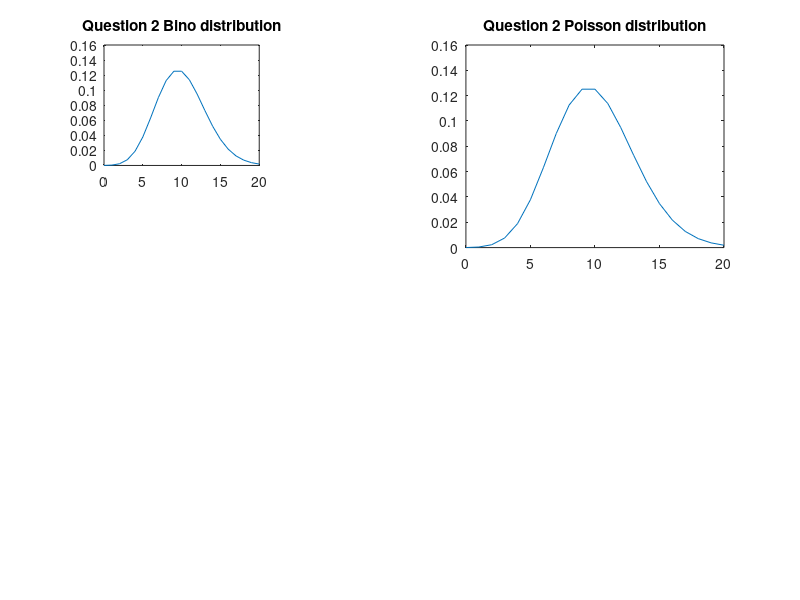

Here is the MATLAB script that generated this plot: (Note: this script raises an error after producing the figure.)

% Name:Gerrik Labra
% Student ID: 914076227
% Lab 4: The Poisson Distribution and RNA-Seq
% MAT/BIS 107, Spring 2021
% University of California, Davis

%% Instructions: Enter your answers below each corresponding question header.
% Your code should produce the necessary outputs and/or plots, depending
% on what each question requests. Wordy answers or explanations should be
% enterred as comments using the '%' symbol.
%% 
% Use MATLAB to draw1000samples of a Poisson random variable with the
% function poissrnd. Assume that lamda=10. What are the mean and variance of
% your 1000 samples?

lamda=10;
n=1000;
% Q1:
random_numbers_1=poissrnd(lamda,1,n);
RN_mean=mean(random_numbers_1);
RN_var=sum((random_numbers_1-RN_mean).^2)/(n-1);

answers.q1={RN_mean,RN_var};


%% 
% Use 𝑛=10,000 and 𝑝=0.001 to plot a Binomial distribution over
% 𝑘∈{0,1,...,20}.Then, plot a Poisson distribution with lambda=𝑛𝑝=10
% over the same interval. Do the two distributions agree?(Hint: Use
% binopdf(k,n,p)and poisspdf(k,lambda)to generate the points of the
% distributions)

n=10000;
p=0.001;
k=0:20;
% Q2:
GG=1;
y_1=binopdf(k,n,p);
y_2=poisspdf(k,n*p);
subplot(3,3,GG)
plot(k,y_1)
title("Question 2 Bino distribution");
GG=2;
subplot(2,2,GG)
plot(k,y_2)
title("Question 2 Poisson distribution");
GG=GG+1;

%They agree
%% 

% Let's assume that the input is a collection of ? ?RNA fragments from 𝐺
% different genes. Suppose that agene𝑖is responsible  for 𝑛$of  the total
% fragments. Further  assume  that all fragments produced by a gene i are
% of identical length ti.
%N=sum(ni*ti) where i=1:G

%Primer length =6, no less. t+1-primer_lenght places where primer can bind.

% Simulatean RNA-Seq experiment with the parameters from the prompt above: 
ti = [200 300 1000 500 450]; %5 genes, with unique lengths
ni = [5 3 5 7 10]; %Copy numbers of each gene/transcript
np= 200; %different primers to simulate
falloff=0.01;%Probability of polymerase falling off
plen = 6;
binding_sites = (ti+1-plen).*ni;
probs = binding_sites./sum(binding_sites);

% Sample transcripts that produce fragments
%binds = 1+sum(repmat(rand(1,np),length(ti),1)>repmat(cumsum(probs'),1,np),1);
%Length of the reverse-transcribedfragment is itself a random variable. We
%will assume that RT has probability 𝑝=0.01 of dropping off at each
%nucleotide, and subsequently that the length of a cDNA fragment is random
%variable 𝐿~Geom(𝑝).We will also need to constrain this length so that if
%the RT reaches the end of the original strand, elongation stops.

% Q3:
binds = 1+sum(repmat(rand(1,np),length(ti),1)>repmat(cumsum(probs'),1,np),1);
frags=zeros(np,3);
for i=1:length(binds)
   frags(i,1)=binds(i);
   t=ti(binds(i));
   nuc = randi(t-5); % Binding position
   frags(i, 2) = nuc;
   len = 6 + geornd(falloff);
   if (nuc+len)>t
       len = t-nuc;
   end
   frags(i,3) = len;
end
detected_frags_raw= frags(frags(:, 3) >=30);
counts_raw = hist(detected_frags_raw, 1:1:length(ti));
[counts, detected_frags]=rna_seq_sim(ti, ni, np);

answers.q3.a=counts
answers.q3.b=detected_frags


%% 
% Suppose that we wanted to compute the relative abundance of each gene.
% Because each gene has a different RNA fragment length, we need to account
% for the fact that longer RNA fragments will be primed more often than
% smaller fragments. Also recall that the entire length of an RNA fragment is
% not available for primer binding –the "effective length" of a gene 𝑖 is
% 𝑡i−5.Thus, the relative proportion of fragments from a particular gene
% 𝑖 is computed as:

%Q4:
p_gene=(counts./(ti-5))/(sum((counts./(ti-5))))
answers.q4=p_gene
%% 

% Q5: %The underlying relative abundance is on the same order of magnitude,
% and has a variance at the hundreths place. Its not exactly correct, but
% its a good estimate.

%% 
% Perform 1000 experiments using the parameters from above. Save the counts
% for the first gene (the gene with length 200) from each experiment and
% plot a histogram of the 1000 observations.
N=1000;
count_A=NaN(N,1);
%Q6:
for i=1:N
    [count_B, ~]=rna_seq_sim(ti, ni, np);
    count_A(i)=count_B(1);
end
subplot(2,2,GG)
hold on
histogram(count_A,'Normalization','pdf')
xlabel('counts')
title('Question 6 and 7')
GG=GG+1;
%% 

% Q7:;
mc=mean(count_A);
k=0:40;
plot(k,poisspdf(k,mc))
hold off
%% 

% Q8:
N=1000;
count_A=NaN(N,1);
for i=1:N
    [count_B, ~]=rna_seq_sim(ti, poissrnd(ni), np);
    count_A(i)=count_B(1);
end
subplot(2,2,GG)
hold on
histogram(count_A,'Normalization','pdf')
xlabel('counts')
title('Question 8,9,10')
GG=GG+1;
%% 

% Q9:
mc=mean(count_A);
k=0:40;
plot(k,poisspdf(k,mc))


%% 

% Q10:
fit_line=nbinfit(count_A); %fit_lined= [R P]
plot(k,nbinpdf(k,fit_line(1),fit_line(2)))
legend("observed values", "poisson fit/line","NB fit/line")
%Yes, it captures the data better.
%% 

% Q11:
%Binomial tells us probability at each trial or instance for success.
%The fit line matches the data better than poisson, and this is due to incorporating variance.
%The effect is a higher matching to the actual abundance.
%counts being random rather than static.
function [counts, detected_frags] = rna_seq_sim(ti, ni, np)

% Primers
plen = 6; % Length

% Enumerate possible binding sites
binding_sites = (ti+1-plen).*ni; % Number of binding sites in pool, per transcript

% Probability that a primer binds to each transcript
probs = binding_sites./sum(binding_sites);

% Sample transcripts that produce fragments
binds = 1+sum(repmat(rand(1, np), length(ti), 1)>repmat(cumsum(probs'), 1, np), 1);

% Initialize fragments stemming from each binding site
frags = zeros(np, 3);
 
p = 0.01; % Probability of RT falling off
 
for i = 1:length(binds) % For each primer...
    
    frags(i, 1) = binds(i); % Save transcript
    t = ti(binds(i)); % Transcript length
    
    nuc = randi(t-5); % Binding position
    frags(i, 2) = nuc; % Save position
    len = 6 + geornd(p); % Length of reverse transcribe (including primer)
    
    % Handle if fragment length goes beyond end of transcript
    if nuc + len > t
        len = t-nuc;
    end
    
    frags(i, 3) = len; % Length of fragment
     
end
   
detected_frags = frags(frags(:, 3) >= 30);

counts = hist(detected_frags, 1:1:length(ti));

end